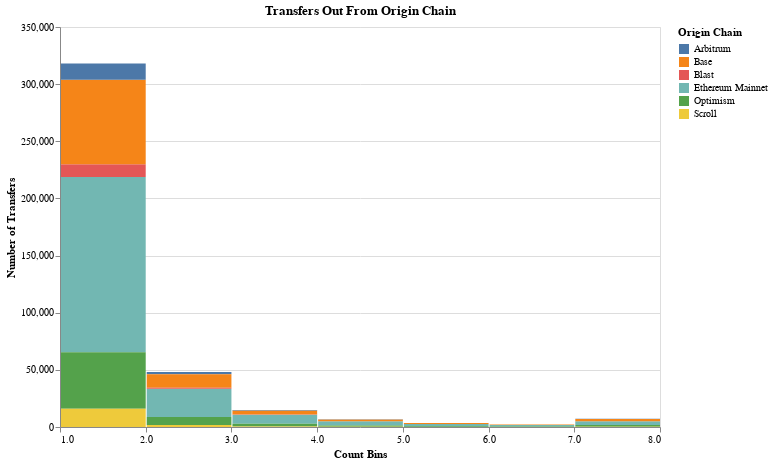

Notebook code cell kept with this figure:
### Code cell
alt.Chart(cross_chain_transfer_user_profile.with_columns(
    pl.when(pl.col('count') > 8).then(8).otherwise(pl.col('count')).alias('count_bins')
)).mark_bar().encode(
    alt.X("count_bins:Q", bin=True, title='Count Bins'),
    alt.Y('count()', title='Number of Transfers'),
    alt.Color('name_origin:N', title='Origin Chain'),
).properties(
    title='Transfers Out From Origin Chain',
    width=600,
    height=400
)

### Figure 1 — Vega specification as saved in the notebook (floating-point values rounded to 4 significant figures)
{"$schema": "https://vega.github.io/schema/vega/v5.json", "data": [{"name": "source_0", "values": [{"__count_end": 4933.0, "__count_start": 1763.0, "bin_maxbins_10_count_bins": 7.0, "bin_maxbins_10_count_bins_end": 8.0, "name_origin": "Ethereum Mainnet"}, {"__count_end": 1763.0, "__count_start": 152.0, "bin_maxbins_10_count_bins": 7.0, "bin_maxbins_10_count_bins_end": 8.0, "name_origin": "Optimism"}, {"__count_end": 6935.0, "__count_start": 5065.0, "bin_maxbins_10_count_bins": 7.0, "bin_maxbins_10_count_bins_end": 8.0, "name_origin": "Base"}, {"__count_end": 7224.0, "__count_start": 6935.0, "bin_maxbins_10_count_bins": 7.0, "bin_maxbins_10_count_bins_end": 8.0, "name_origin": "Arbitrum"}, {"__count_end": 5065.0, "__count_start": 4933.0, "bin_maxbins_10_count_bins": 7.0, "bin_maxbins_10_count_bins_end": 8.0, "name_origin": "Blast"}, {"__count_end": 152.0, "__count_start": 0.0, "bin_maxbins_10_count_bins": 7.0, "bin_maxbins_10_count_bins_end": 8.0, "name_origin": "Scroll"}, {"__count_end": 1666.0, "__count_start": 442.0, "bin_maxbins_10_count_bins": 6.0, "bin_maxbins_10_count_bins_end": 7.0, "name_origin": "Ethereum Mainnet"}, {"__count_end": 1691.0, "__count_start": 1666.0, "bin_maxbins_10_count_bins": 6.0, "bin_maxbins_10_count_bins_end": 7.0, "name_origin": "Blast"}, {"__count_end": 67.0, "__count_start": 0.0, "bin_maxbins_10_count_bins": 6.0, "bin_maxbins_10_count_bins_end": 7.0, "name_origin": "Scroll"}, {"__count_end": 442.0, "__count_start": 67.0, "bin_maxbins_10_count_bins": 6.0, "bin_maxbins_10_count_bins_end": 7.0, "name_origin": "Optimism"}, {"__count_end": 2160.0, "__count_start": 1691.0, "bin_maxbins_10_count_bins": 6.0, "bin_maxbins_10_count_bins_end": 7.0, "name_origin": "Base"}, {"__count_end": 2213.0, "__count_start": 2160.0, "bin_maxbins_10_count_bins": 6.0, "bin_maxbins_10_count_bins_end": 7.0, "name_origin": "Arbitrum"}, {"__count_end": 2634.0, "__count_start": 647.0, "bin_maxbins_10_count_bins": 5.0, "bin_maxbins_10_count_bins_end": 6.0, "name_origin": "Ethereum Mainnet"}, {"__count_end": 3482.0, "__count_start": 2691.0, "bin_maxbins_10_count_bins": 5.0, "bin_maxbins_10_count_bins_end": 6.0, "name_origin": "Base"}, {"__count_end": 647.0, "__count_start": 100.0, "bin_maxbins_10_count_bins": 5.0, "bin_maxbins_10_count_bins_end": 6.0, "name_origin": "Optimism"}, {"__count_end": 2691.0, "__count_start": 2634.0, "bin_maxbins_10_count_bins": 5.0, "bin_maxbins_10_count_bins_end": 6.0, "name_origin": "Blast"}, {"__count_end": 3559.0, "__count_start": 3482.0, "bin_maxbins_10_count_bins": 5.0, "bin_maxbins_10_count_bins_end": 6.0, "name_origin": "Arbitrum"}, {"__count_end": 100.0, "__count_start": 0.0, "bin_maxbins_10_count_bins": 5.0, "bin_maxbins_10_count_bins_end": 6.0, "name_origin": "Scroll"}, {"__count_end": 4937.0, "__count_start": 1247.0, "bin_maxbins_10_count_bins": 4.0, "bin_maxbins_10_count_bins_end": 5.0, "name_origin": "Ethereum Mainnet"}, {"__count_end": 6604.0, "__count_start": 5048.0, "bin_maxbins_10_count_bins": 4.0, "bin_maxbins_10_count_bins_end": 5.0, "name_origin": "Base"}, {"__count_end": 5048.0, "__count_start": 4937.0, "bin_maxbins_10_count_bins": 4.0, "bin_maxbins_10_count_bins_end": 5.0, "name_origin": "Blast"}, {"__count_end": 1247.0, "__count_start": 246.0, "bin_maxbins_10_count_bins": 4.0, "bin_maxbins_10_count_bins_end": 5.0, "name_origin": "Optimism"}, {"__count_end": 6781.0, "__count_start": 6604.0, "bin_maxbins_10_count_bins": 4.0, "bin_maxbins_10_count_bins_end": 5.0, "name_origin": "Arbitrum"}, {"__count_end": 246.0, "__count_start": 0.0, "bin_maxbins_10_count_bins": 4.0, "bin_maxbins_10_count_bins_end": 5.0, "name_origin": "Scroll"}, {"__count_end": 10660.0, "__count_start": 2805.0, "bin_maxbins_10_count_bins": 3.0, "bin_maxbins_10_count_bins_end": 4.0, "name_origin": "Ethereum Mainnet"}, {"__count_end": 2805.0, "__count_start": 536.0, "bin_maxbins_10_count_bins": 3.0, "bin_maxbins_10_count_bins_end": 4.0, "name_origin": "Optimism"}, {"__count_end": 14390.0, "__count_start": 10920.0, "bin_maxbins_10_count_bins": 3.0, "bin_maxbins_10_count_bins_end": 4.0, "name_origin": "Base"}, {"__count_end": 14840.0, "__count_start": 14390.0, "bin_maxbins_10_count_bins": 3.0, "bin_maxbins_10_count_bins_end": 4.0, "name_origin": "Arbitrum"}, {"__count_end": 10920.0, "__count_start": 10660.0, "bin_maxbins_10_count_bins": 3.0, "bin_maxbins_10_count_bins_end": 4.0, "name_origin": "Blast"}, {"__count_end": 536.0, "__count_start": 0.0, "bin_maxbins_10_count_bins": 3.0, "bin_maxbins_10_count_bins_end": 4.0, "name_origin": "Scroll"}, {"__count_end": 33370.0, "__count_start": 8795.0, "bin_maxbins_10_count_bins": 2.0, "bin_maxbins_10_count_bins_end": 3.0, "name_origin": "Ethereum Mainnet"}, {"__count_end": 48050.0, "__count_start": 46230.0, "bin_maxbins_10_count_bins": 2.0, "bin_maxbins_10_count_bins_end": 3.0, "name_origin": "Arbitrum"}, {"__count_end": 8795.0, "__count_start": 1824.0, "bin_maxbins_10_count_bins": 2.0, "bin_maxbins_10_count_bins_end": 3.0, "name_origin": "Optimism"}, {"__count_end": 46230.0, "__count_start": 34330.0, "bin_maxbins_10_count_bins": 2.0, "bin_maxbins_10_count_bins_end": 3.0, "name_origin": "Base"}, {"__count_end": 1824.0, "__count_start": 0.0, "bin_maxbins_10_count_bins": 2.0, "bin_maxbins_10_count_bins_end": 3.0, "name_origin": "Scroll"}, {"__count_end": 34330.0, "__count_start": 33370.0, "bin_maxbins_10_count_bins": 2.0, "bin_maxbins_10_count_bins_end": 3.0, "name_origin": "Blast"}, {"__count_end": 218700.0, "__count_start": 65400.0, "bin_maxbins_10_count_bins": 1.0, "bin_maxbins_10_count_bins_end": 2.0, "name_origin": "Ethereum Mainnet"}, {"__count_end": 229900.0, "__count_start": 218700.0, "bin_maxbins_10_count_bins": 1.0, "bin_maxbins_10_count_bins_end": 2.0, "name_origin": "Blast"}, {"__count_end": 303900.0, "__count_start": 229900.0, "bin_maxbins_10_count_bins": 1.0, "bin_maxbins_10_count_bins_end": 2.0, "name_origin": "Base"}, {"__count_end": 65400.0, "__count_start": 15950.0, "bin_maxbins_10_count_bins": 1.0, "bin_maxbins_10_count_bins_end": 2.0, "name_origin": "Optimism"}, {"__count_end": 15950.0, "__count_start": 0.0, "bin_maxbins_10_count_bins": 1.0, "bin_maxbins_10_count_bins_end": 2.0, "name_origin": "Scroll"}, {"__count_end": 318000.0, "__count_start": 303900.0, "bin_maxbins_10_count_bins": 1.0, "bin_maxbins_10_count_bins_end": 2.0, "name_origin": "Arbitrum"}]}, {"name": "source_0_color_domain_name_origin", "values": [{"name_origin": "Ethereum Mainnet"}, {"name_origin": "Optimism"}, {"name_origin": "Base"}, {"name_origin": "Arbitrum"}, {"name_origin": "Blast"}, {"name_origin": "Scroll"}]}], "signals": [{"name": "bin_maxbins_10_count_bins_bins", "value": {"fields": ["count_bins"], "fname": "bin_count_bins", "start": 1.0, "step": 1.0, "stop": 8.0}}], "marks": [{"type": "rect", "name": "marks", "from": {"data": "source_0"}, "encode": {"update": {"x2": {"field": "bin_maxbins_10_count_bins", "scale": "x", "offset": {"signal": "0.5 + (abs(scale(\"x\", datum[\"bin_maxbins_10_count_bins_end\"]) - scale(\"x\", datum[\"bin_maxbins_10_count_bins\"])) < 0.25 ? -0.5 * (0.25 - (abs(scale(\"x\", datum[\"bin_maxbins_10_count_bins_end\"]) - scale(\"x\", datum[\"bin_maxbins_10_count_bins\"])))) : 0.5)"}}, "fill": {"field": "name_origin", "scale": "color"}, "x": {"field": "bin_maxbins_10_count_bins_end", "scale": "x", "offset": {"signal": "0.5 + (abs(scale(\"x\", datum[\"bin_maxbins_10_count_bins_end\"]) - scale(\"x\", datum[\"bin_maxbins_10_count_bins\"])) < 0.25 ? 0.5 * (0.25 - (abs(scale(\"x\", datum[\"bin_maxbins_10_count_bins_end\"]) - scale(\"x\", datum[\"bin_maxbins_10_count_bins\"])))) : -0.5)"}}, "y": {"field": "__count_end", "scale": "y"}, "y2": {"field": "__count_start", "scale": "y"}}}, "style": ["bar"]}], "scales": [{"name": "x", "type": "linear", "domain": {"signal": "[bin_maxbins_10_count_bins_bins.start, bin_maxbins_10_count_bins_bins.stop]"}, "range": [0, {"signal": "width"}], "bins": {"signal": "bin_maxbins_10_count_bins_bins"}, "zero": false}, {"name": "y", "type": "linear", "domain": {"data": "source_0", "fields": ["__count_start", "__count_end"]}, "range": [{"signal": "height"}, 0], "zero": true, "nice": true}, {"name": "color", "type": "ordinal", "domain": {"data": "source_0_color_domain_name_origin", "field": "name_origin", "sort": true}, "range": "category"}], "axes": [{"scale": "y", "gridScale": "x", "labels": false, "maxExtent": 0, "domain": false, "aria": false, "minExtent": 0, "zindex": 0, "ticks": false, "grid": true, "orient": "left", "tickCount": {"signal": "ceil(height/40)"}}, {"scale": "x", "title": "Count Bins", "labelOverlap": true, "orient": "bottom", "tickCount": {"signal": "ceil(width/10)"}, "zindex": 0, "labelFlush": true, "grid": false}, {"scale": "y", "orient": "left", "grid": false, "title": "Number of Transfers", "labelOverlap": true, "tickCount": {"signal": "ceil(height/40)"}, "zindex": 0}], "title": {"text": "Transfers Out From Origin Chain", "frame": "group"}, "background": "white", "style": "cell", "padding": 5, "width": 600, "height": 400, "legends": [{"title": "Origin Chain", "fill": "color", "symbolType": "square"}]}
